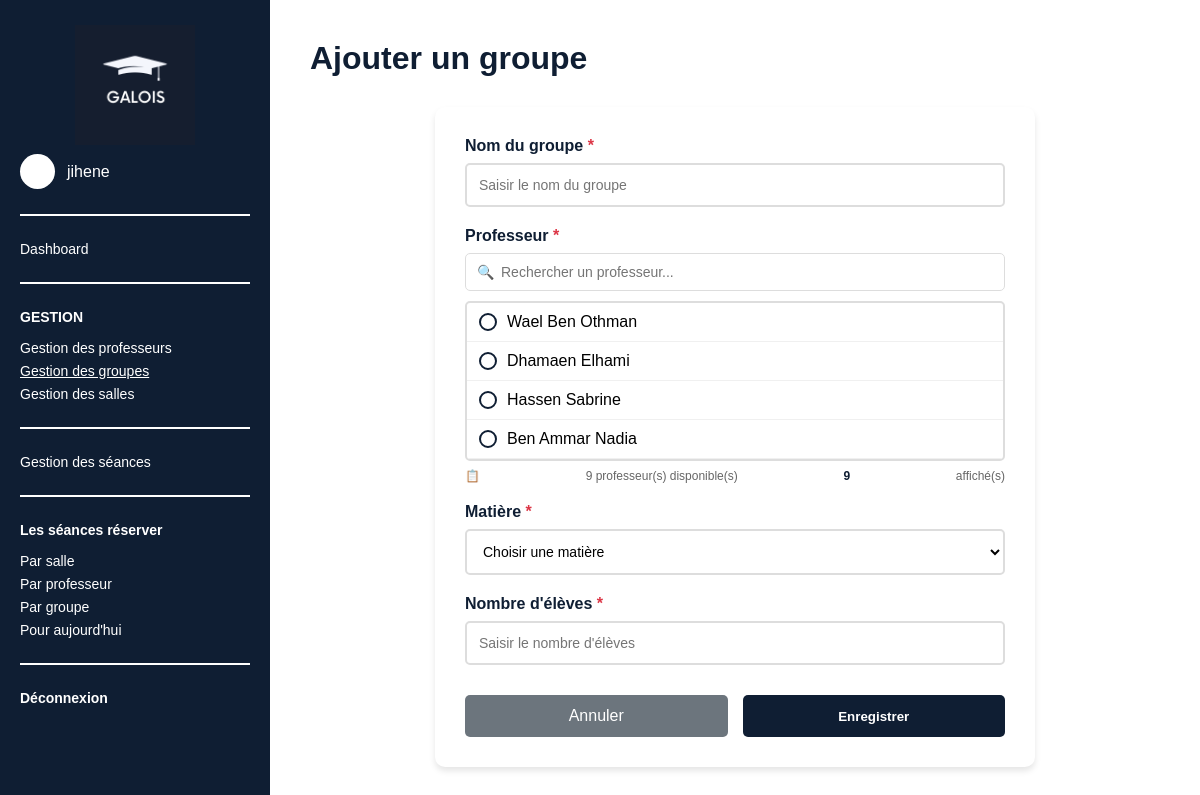
The app's page /groupes/ajouter/ (signed in) with its own data.
### emploi_du_temps/models.py (models this page shows, shortened)
class Professeur(models.Model):
    user = models.OneToOneField(User, on_delete=models.CASCADE, null=True, blank=True)
    nom = models.CharField(max_length=100)
    prenom = models.CharField(max_length=100)
    email = models.EmailField(unique=True)
    telephone = models.CharField(max_length=20, unique=True)
    matiere = models.ForeignKey(Matiere, on_delete=models.SET_NULL, null=True, blank=True, related_name='professeurs')
    class Meta:
        verbose_name_plural = "professeurs"
    @property
    def nom_complet(self):
        return f"{self.prenom} {self.nom}"

### emploi_du_temps/views.py (the view)
# urls.py: path('groupes/ajouter/', views.ajouter_groupe, name='ajouter_groupe'),
@login_required
def ajouter_groupe(request):
    if request.method == 'POST':
        form = GroupeForm(request.POST)
        if form.is_valid():
            form.save()
            messages.success(request, '✓ Groupe ajouté avec succès!')
            return redirect('groupes')
        else:
            for field, errors in form.errors.items():
                for error in errors:
                    if field == '__all__':
                        messages.error(request, f'❌ {error}')
                    else:
                        messages.error(request, f'❌ {field}: {error}')
    else:
        form = GroupeForm()
    matieres = Matiere.objects.all()
    return render(request, 'gestion-groupes-form.html', {
        'form': form,
        'titre': 'Ajouter',
        'matieres': matieres
    })

### emploi_du_temps/templates/gestion-groupes-form.html (shortened to what this page needs)
<!DOCTYPE html>
<html lang="fr">
<head>
    {% load static %}
</head>
<body>
    <div class="container">
        <aside class="sidebar">
            <div class="logo-box">
                <img src="{% static 'images/logo.png' %}" alt="Logo" class="logo-sidebar">
            </div>
            <div class="admin-line">
                <div class="small-avatar"></div>
                <span>{{ request.user.username }}</span>
            </div>
            <hr>
            <a href="{% url 'dashboard' %}">Dashboard</a>
            <hr>
            <p class="menu-title">GESTION</p>
            <a href="{% url 'professeurs' %}">Gestion des professeurs</a>
            <a href="{% url 'groupes' %}" class="active">Gestion des groupes</a>
            <a href="{% url 'salles' %}">Gestion des salles</a>
            <hr>
            <a href="{% url 'seances' %}">Gestion des séances</a>
            <hr>
            <p class="menu-title">Les séances réserver</p>
            <a href="{% url 'emploi_salle' %}">Par salle</a>
            <a href="{% url 'emploi_professeur' %}">Par professeur</a>
            <a href="{% url 'emploi_groupe' %}">Par groupe</a>
            <a href="{% url 'emploi_today' %}">Pour aujourd'hui</a>
            <hr>
            <a href="{% url 'logout' %}" class="logout">Déconnexion</a>
        </aside>
        <main class="content">
            <h1>{{ titre }} un groupe</h1>
            <div class="form-container">
                <form method="post" id="groupeForm">
                    <div class="form-group">
                        <label for="id_nom">Nom du groupe <span class="required">*</span></label>
                        <input type="text" name="nom" id="id_nom" value="{{ form.nom.value|default:'' }}" placeholder="Saisir le nom du groupe">
                    </div>
                    <div class="form-group">
                        <label>Professeur <span class="required">*</span></label>
                        <div class="professeur-search">
                            <input type="text" id="searchProfesseur" placeholder="Rechercher un professeur..." autocomplete="off">
                        </div>
                        <div class="professeur-list" id="professeurList">
                            {% for prof in form.fields.professeur.queryset %}
                                <div class="professeur-option" data-id="{{ prof.id }}" data-name="{{ prof.nom_complet|lower }}">
                                    <span class="radio-custom"></span>
                                    <span class="professeur-name">{{ prof.nom_complet }}</span>
                                </div>
                            {% endfor %}
                        </div>
                        <div class="info-professeurs">
                            <span>{{ form.fields.professeur.queryset|length }} professeur(s) disponible(s)</span>
                            <span class="info-count" id="visibleCount">{{ form.fields.professeur.queryset|length }}</span>
                            <span>affiché(s)</span>
                        </div>
                    </div>
                    <div class="form-group">
                        <label for="id_matiere">Matière <span class="required">*</span></label>
                        <select name="matiere" id="id_matiere">
                            <option value="">Choisir une matière</option>
                        </select>
                    </div>
                    <div class="form-group">
                        <label for="id_nombre_etudiants">Nombre d'élèves <span class="required">*</span></label>
                        <input type="number" name="nombre_etudiants" id="id_nombre_etudiants" value="{{ form.nombre_etudiants.value|default:'' }}" min="1" max="500" placeholder="Saisir le nombre d'élèves">
                    </div>
                    <div class="form-actions">
                        <a href="{% url 'groupes' %}" class="btn-cancel">Annuler</a>
                        <button type="submit" class="btn-submit">Enregistrer</button>
                    </div>
                </form>
            </div>
        </main>
    </div>
</body>
</html>

### emploi_du_temps/templates/gestion-groupes-form.html (style rules this page uses)
* { margin: 0; padding: 0; box-sizing: border-box; font-family: Arial, sans-serif; }
body { background: #f5f6fa; overflow: hidden; }
.container { display: flex; height: 100vh; overflow: hidden; }
.sidebar { width: 270px; background-color: #0f1e33; color: white; padding: 25px 20px; position: fixed; height: 100vh; overflow-y: auto; }
.logo-box { text-align: center; margin-bottom: 5px; }
.logo-sidebar { width: 120px; }
.admin-line { display: flex; align-items: center; gap: 12px; margin-bottom: 20px; }
.small-avatar { width: 35px; height: 35px; background-color: white; border-radius: 50%; }
.sidebar hr { border: 1px solid white; margin: 25px 0; }
.menu-title { font-weight: bold; margin-bottom: 15px; font-size: 14px; }
.sidebar a { display: block; color: white; text-decoration: none; margin: 7px 0; font-size: 14px; }
.sidebar a.active { text-decoration: underline; }
.logout { font-weight: bold; }
.content { flex: 1; margin-left: 270px; padding: 40px; background: white; overflow-y: auto; height: 100vh; }
h1 { margin-bottom: 30px; color: #0f1e33; }
.form-container { max-width: 600px; margin: 0 auto; background: white; padding: 30px; border-radius: 10px; box-shadow: 0 4px 6px rgba(0,0,0,0.1); }
.form-group { margin-bottom: 20px; }
.form-group label { display: block; margin-bottom: 8px; font-weight: bold; color: #0f1e33; }
.form-group label .required { color: #dc3545; }
.form-group input, .form-group select { width: 100%; padding: 12px; border: 2px solid #ddd; border-radius: 5px; font-size: 14px; background-color: #fff; transition: all 0.3s ease; }
.professeur-search { margin-bottom: 10px; position: relative; }
.professeur-search input { width: 100%; padding: 10px 12px; border: 1px solid #ddd; border-radius: 5px; font-size: 14px; padding-left: 35px; }
.professeur-search::before { content: "🔍"; position: absolute; left: 12px; top: 50%; transform: translateY(-50%); font-size: 14px; color: #999; pointer-events: none; }
.professeur-list { border: 2px solid #ddd; border-radius: 5px; overflow-y: auto; max-height: 160px; }
.professeur-option { padding: 10px 12px; cursor: pointer; border-bottom: 1px solid #f0f0f0; transition: all 0.2s; display: flex; align-items: center; gap: 10px; }
.radio-custom { width: 18px; height: 18px; border: 2px solid #0f1e33; border-radius: 50%; display: inline-block; position: relative; }
.professeur-name { flex: 1; }
.form-actions { display: flex; gap: 15px; margin-top: 30px; }
.btn-submit { background: #0f1e33; color: white; padding: 12px 24px; border: none; border-radius: 5px; cursor: pointer; font-weight: bold; flex: 1; transition: opacity 0.3s; }
.btn-cancel { background: #6c757d; color: white; padding: 12px 24px; border-radius: 5px; text-decoration: none; text-align: center; flex: 1; transition: opacity 0.3s; }
.info-professeurs { margin-top: 8px; font-size: 12px; color: #666; display: flex; align-items: center; gap: 5px; justify-content: space-between; }
.info-professeurs::before { content: "📋"; font-size: 12px; }
.info-count { color: #0f1e33; font-weight: bold; }

### records on screen
Professeur: nom_complet "Wael Ben Othman"
Professeur: nom_complet "Dhamaen Elhami"
Professeur: nom_complet "Hassen Sabrine"
Professeur: nom_complet "Ben Ammar Nadia"

### other values on screen
{{ request.user.username }} "jihene"
{{ titre }} "Ajouter"
